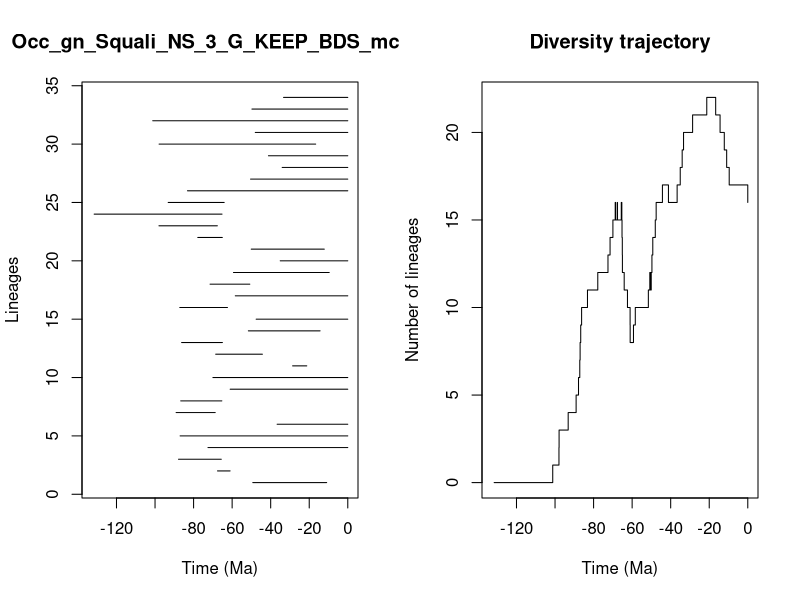

This chart was generated by the following R code:


pdf(file='../Results/Genus_NS/5_MA_bins_EXT_EP_FT/pyrate_mcmc_logs/Occ_gn_Squali_NS_3_G_KEEP_BDS_mcmc_LTT.pdf',width=0.6*20, height=0.6*10)
title = "Occ_gn_Squali_NS_3_G_KEEP_BDS_mcmc"
ts=c(49.28535423297002, 67.59204747298341,87.82362381686607,72.53628535756879,86.99070254593525,36.65585049850579,89.06423304261729,86.67572599136525,61.02180548130557,69.97869652680147,28.622750108595454,68.53274735504165,86.2165892848611,51.58662622907465,47.53374935568494,87.16524649403928,58.36067862194193,71.4501621069813,59.30602019090277,35.04649644500065,50.09136438518058,77.8245083560962,97.96715138632143,131.5907998408112,93.18232916098395,83.17131204044703,50.43977356112116,34.03829437746118,41.160952493183494,97.89914334465526,47.99203797088846,101.19436634937857,49.73222474869763,33.32633418548129)
te=c(10.95308339071485, 61.05501742155477,65.63340778125557,0.0,0.0,0.0,68.78030130006736,65.34195173562989,0.0,0.0,21.27947694294856,44.28633906892061,65.04692532942356,14.372776592647064,0.0,62.42457300913361,0.0,50.832473037623735,9.634168675135488,0.0,12.18824583929505,65.09980228607796,67.65907832551413,65.24508168325899,64.12156998551882,0.0,0.0,0.0,0.0,16.655516796820294,0.0,0.0,0.0,0.0)
div_traj=c(0, 1,2,3,4,5,6,7,8,9,10,11,12,13,14,15,16,15,16,15,16,15,14,13,12,11,10,9,8,9,10,11,12,11,12,13,14,15,16,17,16,17,18,19,20,21,22,21,20,19,18,17,16)
time_events=c(131.5907998408112, 101.19436634937857,97.96715138632143,97.89914334465526,93.18232916098395,89.06423304261729,87.82362381686607,87.16524649403928,86.99070254593525,86.67572599136525,86.2165892848611,83.17131204044703,77.8245083560962,72.53628535756879,71.4501621069813,69.97869652680147,68.78030130006736,68.53274735504165,67.65907832551413,67.59204747298341,65.63340778125557,65.34195173562989,65.24508168325899,65.09980228607796,65.04692532942356,64.12156998551882,62.42457300913361,61.05501742155477,61.02180548130557,59.30602019090277,58.36067862194193,51.58662622907465,50.832473037623735,50.43977356112116,50.09136438518058,49.73222474869763,49.28535423297002,47.99203797088846,47.53374935568494,44.28633906892061,41.160952493183494,36.65585049850579,35.04649644500065,34.03829437746118,33.32633418548129,28.622750108595454,21.27947694294856,16.655516796820294,14.372776592647064,12.18824583929505,10.95308339071485,9.634168675135488,0.0)
                par(mfrow=c(1,2))
                L = length(ts)
                plot(ts, 1:L , xlim=c(-max(ts)-1,0), pch=20, type="n", main=title,xlab="Time (Ma)",ylab="Lineages")
                for (i in 1:L){segments(x0=-te[i],y0=i,x1=-ts[i],y1=i)}    
                t = -time_events
                plot(div_traj ~ t,type="s", main = "Diversity trajectory",xlab="Time (Ma)",ylab="Number of lineages",xlim=c(-max(ts)-1,0))
                abline(v=c(65,200,251,367,445),lty=2,col="gray")
                
